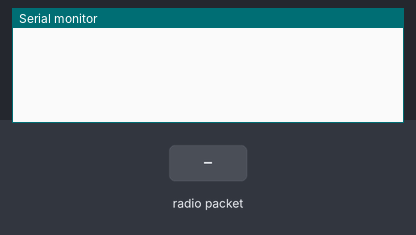
Recording of a sketch running on a simulated Arduino Uno, built with avr-gcc and run on an emulated ATmega328P. On the bench: the last lines printed to the serial monitor. The inputs (shaded band) are chosen by the test bench. No radio packets arrive unless stated.

Above: at 1.2 s.
1.3 s: radio packet "1" arrives
At 1.37 s:
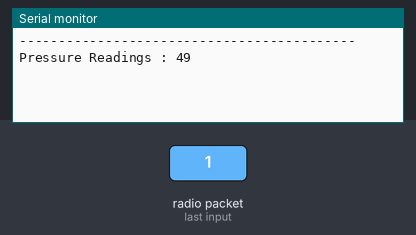
At 2.4 s:
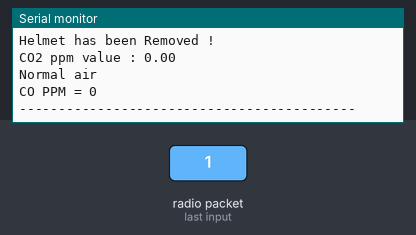

The sketch:

FinalReciever.ino
```cpp
#include <printf.h>
#include<stdbool.h>

RF24 radio(7, 8); // CE, CSN

const byte address[6] = "10001";

int noPressure = 5;
int lightPressure = 100;
int mediumPressure = 1000;

struct DataPack{
  int pressureReading;
  float h;
  float t;
  bool flag;
  int out;
  float ppm;
}MyData;

void setup() {
  Serial.begin(9600);
  radio.begin();
  radio.openReadingPipe(0, address);
  radio.startListening();
}

void loop() {

  if (radio.available()) {

    radio.read(&MyData, sizeof(MyData));

    Serial.println("-------------------------------------------");

    //Pressure Sensor Recieved
    Serial.print("Pressure Readings : ");
    Serial.println(MyData.pressureReading);

    if (MyData.pressureReading < noPressure) {
      Serial.println(" - No Force Exerted");
    } else if (MyData.pressureReading < lightPressure) {
      Serial.println(" - Force Exerted is Normal");
    } else if (MyData.pressureReading < mediumPressure) {
      Serial.println(" - Medium Force Exerted");
    } else{
      Serial.println(" - High Force is being Exerted");
    }

    //Humidity and Temperature \

    Serial.print("Humidity: ");
    Serial.print(MyData.h);
    Serial.print("% || Temperature: ");
    Serial.print(MyData.t);
    Serial.print("°C ");
    Serial.println();

    //IR SENSOR

    if (MyData.flag == true){
      Serial.println("Helmet is Being Weared ! ");
    }
    if (MyData.flag == false){
      Serial.println("Helmet has been Removed ! ");
    }

    //MQ135 Sensor

    Serial.print("CO2 ppm value : ");
    Serial.println(MyData.ppm);

    if (MyData.ppm <= 150){
      Serial.println("Normal air");
    }
    if ((MyData.ppm <= 700)&&(MyData.ppm >= 150)){
      Serial.println("Alcohol Detected ! ");
    }
    if (MyData.ppm >= 700){
      Serial.println("Lighter gas Detected");
    }

    Serial.println("");

    //MQ 7 Sensor

    Serial.print("CO PPM = ");
    Serial.println(MyData.out);
    Serial.println("-------------------------------------------");

    delay(5000);
  }

}
```

Measured:
- after the input at 1.3 s, the serial monitor: prints a new line at once (image 1)
